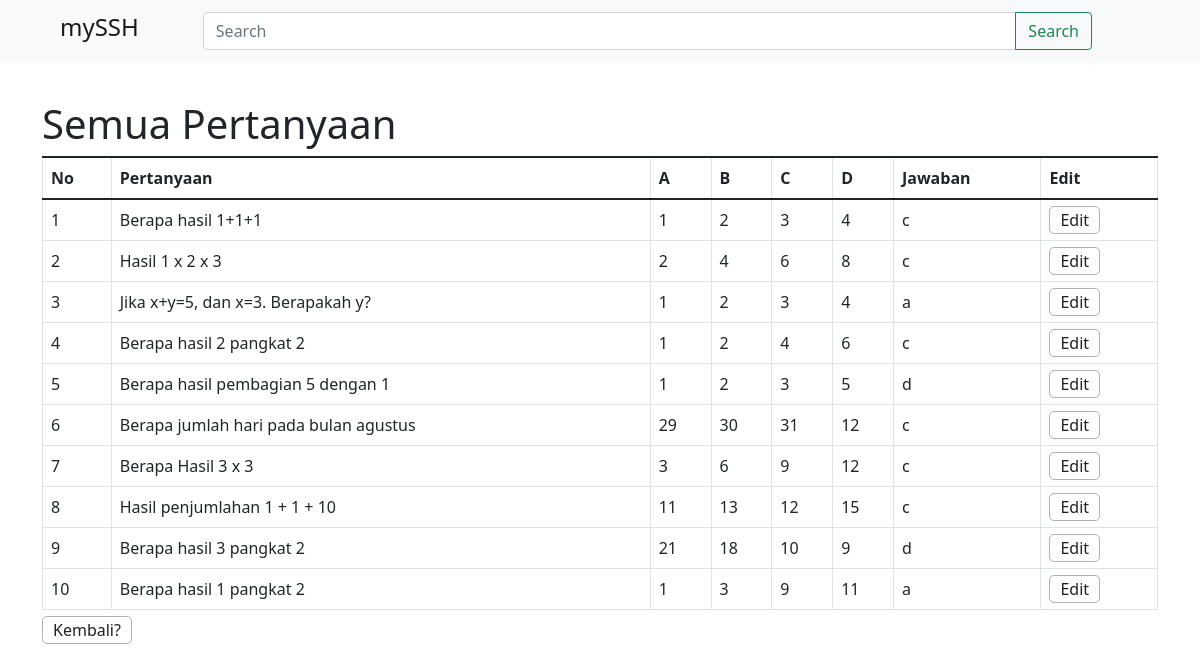
/allquestions.php (signed in), run on the app's committed database.
### tables this page shows
CREATE TABLE `questions` (
  `qid` int(11) NOT NULL,
  `qno` int(11) NOT NULL,
  `question` text NOT NULL,
  `ans1` text NOT NULL,
  `ans2` text NOT NULL,
  `ans3` text NOT NULL,
  `ans4` text NOT NULL,
  `correct_answer` varchar(1) NOT NULL
);

### allquestions.php (the view, shortened to what this page needs)
<?php include "connection.php";
if (isset($_SESSION['admin'])) {
?>
<!DOCTYPE html>
<html>
	<head>
		<link rel="stylesheet" type="text/css" href="css/index1.css">
		<link href="https://cdn.jsdelivr.net/npm/bootstrap@5.1.3/dist/css/bootstrap.min.css" rel="stylesheet">
	</head>
	<body>
    <nav class="navbar navbar-expand fixed-top navbar-light bg-light">
        <div class="container-fluid mx-5">
            <a class="navbar-brand" href="index.php">
            <h4>mySSH</h4>
            </a>
            <form class="input-group mx-5">
            <input class="form-control" type="search" placeholder="Search" aria-label="Search" style="width: 10px;">
            <button class="btn btn-outline-success" type="submit">Search</button>
            </form>
        </div>
    </nav>
    <div class="container rekaps">
	<h1> Semua Pertanyaan</h1>
	<table class="table table-bordered">
		<caption class="title"><a href="add.php" class="start">Kembali?</a> </caption>
		<thead>
			<tr>
				<th>No</th>
				<th>Pertanyaan</th>
				<th>A</th>
				<th>B</th>
				<th>C</th>
				<th>D</th>
				<th>Jawaban</th>
				<th>Edit</th>
			</tr>
		</thead>
		<tbody>
        <?php
            $query = "SELECT * FROM questions ORDER BY qno ASC";
            $select_questions = mysqli_query($conn, $query) or die(mysqli_error($conn));
            if (mysqli_num_rows($select_questions) > 0 ) {
            while ($row = mysqli_fetch_array($select_questions)) {
                $qno = $row['qno'];
                $question = $row['question'];
                $option1 = $row['ans1'];
                $option2 = $row['ans2'];
                $option3 = $row['ans3'];
                $option4 = $row['ans4'];
                $Answer = $row['correct_answer'];
                echo "<tr>";
                echo "<td>$qno</td>";
                echo "<td>$question</td>";
                echo "<td>$option1</td>";
                echo "<td>$option2</td>";
                echo "<td>$option3</td>";
                echo "<td>$option4</td>";
                echo "<td>$Answer</td>";
                echo "<td> <a href='editquestion.php?qno=$qno'> Edit </a></td>";
                echo "</tr>";
             }
         }
        ?>
		</tbody>
	</table>
    </div>
</body>
</html>
<?php }
else {
	header("location: admin.php");
}
?>

### css/index1.css (style rules this page uses)
.container { padding-top: 150px; }
.rekaps { padding-top: 100px; }
.rekaps a { border: 1px solid #2f354262; background-color: #fff; color: #212121; text-decoration: none; border-radius:5px; padding-left: 10px; padding-right: 10px; padding-top: 2px; padding-bottom: 2px; }

### data on the page
questions: qno "1", question "Berapa hasil 1+1+1", ans1 "1", ans2 "2", ans3 "3", ans4 "4", correct_answer "c"
questions: qno "2", question "Hasil 1 x 2 x 3", ans1 "2", ans2 "4", ans3 "6", ans4 "8", correct_answer "c"
questions: qno "3", question "Jika x+y=5, dan x=3. Berapakah y?", ans1 "1", ans2 "2", ans3 "3", ans4 "4", correct_answer "a"
questions: qno "4", question "Berapa hasil 2 pangkat 2", ans1 "1", ans2 "2", ans3 "4", ans4 "6", correct_answer "c"
questions: qno "5", question "Berapa hasil pembagian 5 dengan 1", ans1 "1", ans2 "2", ans3 "3", ans4 "5", correct_answer "d"
questions: qno "6", question "Berapa jumlah hari pada bulan agustus", ans1 "29", ans2 "30", ans3 "31", ans4 "12", correct_answer "c"
questions: qno "7", question "Berapa Hasil 3 x 3", ans1 "3", ans2 "6", ans3 "9", ans4 "12", correct_answer "c"
questions: qno "8", question "Hasil penjumlahan 1 + 1 + 10", ans1 "11", ans2 "13", ans3 "12", ans4 "15", correct_answer "c"
questions: qno "9", question "Berapa hasil 3 pangkat 2", ans1 "21", ans2 "18", ans3 "10", ans4 "9", correct_answer "d"
questions: qno "10", question "Berapa hasil 1 pangkat 2", ans1 "1", ans2 "3", ans3 "9", ans4 "11", correct_answer "a"
